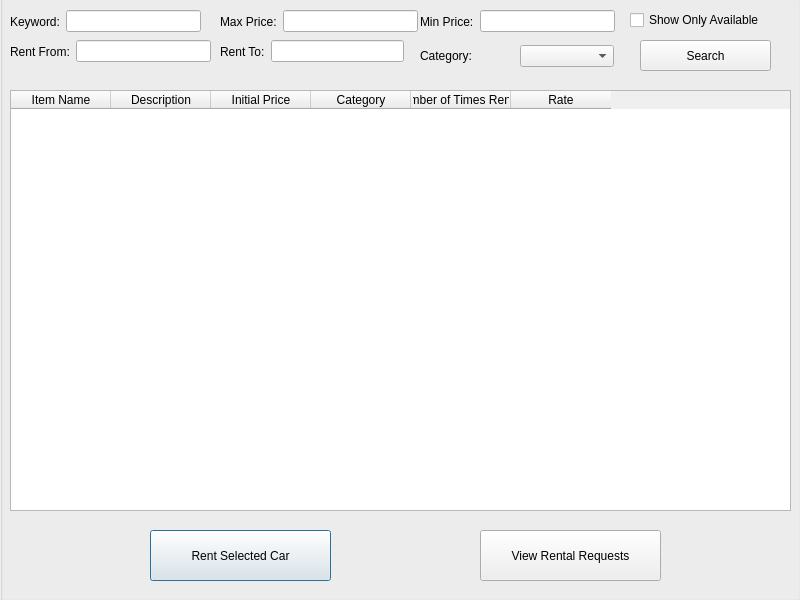
<?xml version="1.0" encoding="UTF-8"?>
<ui version="4.0">
 <class>ClientDashboard</class>
 <widget class="QDialog" name="ClientDashboard">
  <property name="geometry">
   <rect>
    <x>0</x>
    <y>0</y>
    <width>800</width>
    <height>600</height>
   </rect>
  </property>
  <property name="windowTitle">
   <string>Dialog</string>
  </property>
  <widget class="QGroupBox" name="groupBox">
   <property name="geometry">
    <rect>
     <x>0</x>
     <y>-20</y>
     <width>801</width>
     <height>621</height>
    </rect>
   </property>
   <property name="title">
    <string>GroupBox</string>
   </property>
   <widget class="QTableWidget" name="tableWidget">
    <property name="geometry">
     <rect>
      <x>10</x>
      <y>110</y>
      <width>781</width>
      <height>421</height>
     </rect>
    </property>
    <column>
     <property name="text">
      <string>Item Name</string>
     </property>
    </column>
    <column>
     <property name="text">
      <string>Description</string>
     </property>
    </column>
    <column>
     <property name="text">
      <string>Initial Price</string>
     </property>
    </column>
    <column>
     <property name="text">
      <string>Category</string>
     </property>
    </column>
    <column>
     <property name="text">
      <string>Number of Times Rented</string>
     </property>
    </column>
    <column>
     <property name="text">
      <string>Rate</string>
     </property>
    </column>
   </widget>
   <widget class="QPushButton" name="pushButtonSave">
    <property name="geometry">
     <rect>
      <x>150</x>
      <y>550</y>
      <width>181</width>
      <height>51</height>
     </rect>
    </property>
    <property name="text">
     <string>Rent Selected Car</string>
    </property>
   </widget>
   <widget class="QPushButton" name="pushButtonSave_2">
    <property name="geometry">
     <rect>
      <x>480</x>
      <y>550</y>
      <width>181</width>
      <height>51</height>
     </rect>
    </property>
    <property name="text">
     <string>View Rental Requests</string>
    </property>
   </widget>
   <widget class="QCheckBox" name="checkBoxShowOnlyAvailable">
    <property name="geometry">
     <rect>
      <x>630</x>
      <y>30</y>
      <width>151</width>
      <height>20</height>
     </rect>
    </property>
    <property name="text">
     <string>Show Only Available</string>
    </property>
   </widget>
   <widget class="QPushButton" name="pushButtonSearch">
    <property name="geometry">
     <rect>
      <x>640</x>
      <y>60</y>
      <width>131</width>
      <height>31</height>
     </rect>
    </property>
    <property name="text">
     <string>Search</string>
    </property>
   </widget>
   <widget class="QWidget" name="">
    <property name="geometry">
     <rect>
      <x>10</x>
      <y>30</y>
      <width>191</width>
      <height>23</height>
     </rect>
    </property>
    <layout class="QHBoxLayout" name="horizontalLayout">
     <item>
      <widget class="QLabel" name="label">
       <property name="text">
        <string>Keyword:</string>
       </property>
      </widget>
     </item>
     <item>
      <widget class="QLineEdit" name="lineEditKeyword"/>
     </item>
    </layout>
   </widget>
   <widget class="QWidget" name="">
    <property name="geometry">
     <rect>
      <x>220</x>
      <y>30</y>
      <width>198</width>
      <height>23</height>
     </rect>
    </property>
    <layout class="QHBoxLayout" name="horizontalLayout_2">
     <item>
      <widget class="QLabel" name="label_2">
       <property name="text">
        <string>Max Price:</string>
       </property>
      </widget>
     </item>
     <item>
      <widget class="QLineEdit" name="lineEditMaxPrice">
       <property name="text">
        <string/>
       </property>
      </widget>
     </item>
    </layout>
   </widget>
   <widget class="QWidget" name="">
    <property name="geometry">
     <rect>
      <x>420</x>
      <y>30</y>
      <width>195</width>
      <height>23</height>
     </rect>
    </property>
    <layout class="QHBoxLayout" name="horizontalLayout_3">
     <item>
      <widget class="QLabel" name="label_3">
       <property name="text">
        <string>Min Price:</string>
       </property>
      </widget>
     </item>
     <item>
      <widget class="QLineEdit" name="lineEditMinPrice">
       <property name="text">
        <string/>
       </property>
      </widget>
     </item>
    </layout>
   </widget>
   <widget class="QWidget" name="">
    <property name="geometry">
     <rect>
      <x>420</x>
      <y>60</y>
      <width>194</width>
      <height>32</height>
     </rect>
    </property>
    <layout class="QHBoxLayout" name="horizontalLayout_4">
     <item>
      <widget class="QLabel" name="label_4">
       <property name="text">
        <string>Category:</string>
       </property>
      </widget>
     </item>
     <item>
      <widget class="QComboBox" name="comboBoxCategory"/>
     </item>
    </layout>
   </widget>
   <widget class="QWidget" name="">
    <property name="geometry">
     <rect>
      <x>10</x>
      <y>60</y>
      <width>201</width>
      <height>23</height>
     </rect>
    </property>
    <layout class="QHBoxLayout" name="horizontalLayout_5">
     <item>
      <widget class="QLabel" name="label_5">
       <property name="text">
        <string>Rent From:</string>
       </property>
      </widget>
     </item>
     <item>
      <widget class="QLineEdit" name="lineEditRentFrom">
       <property name="text">
        <string/>
       </property>
      </widget>
     </item>
    </layout>
   </widget>
   <widget class="QWidget" name="">
    <property name="geometry">
     <rect>
      <x>220</x>
      <y>60</y>
      <width>184</width>
      <height>23</height>
     </rect>
    </property>
    <layout class="QHBoxLayout" name="horizontalLayout_6">
     <item>
      <widget class="QLabel" name="label_6">
       <property name="text">
        <string>Rent To:</string>
       </property>
      </widget>
     </item>
     <item>
      <widget class="QLineEdit" name="lineEditRentTo">
       <property name="text">
        <string/>
       </property>
      </widget>
     </item>
    </layout>
   </widget>
  </widget>
 </widget>
 <resources/>
 <connections/>
</ui>
